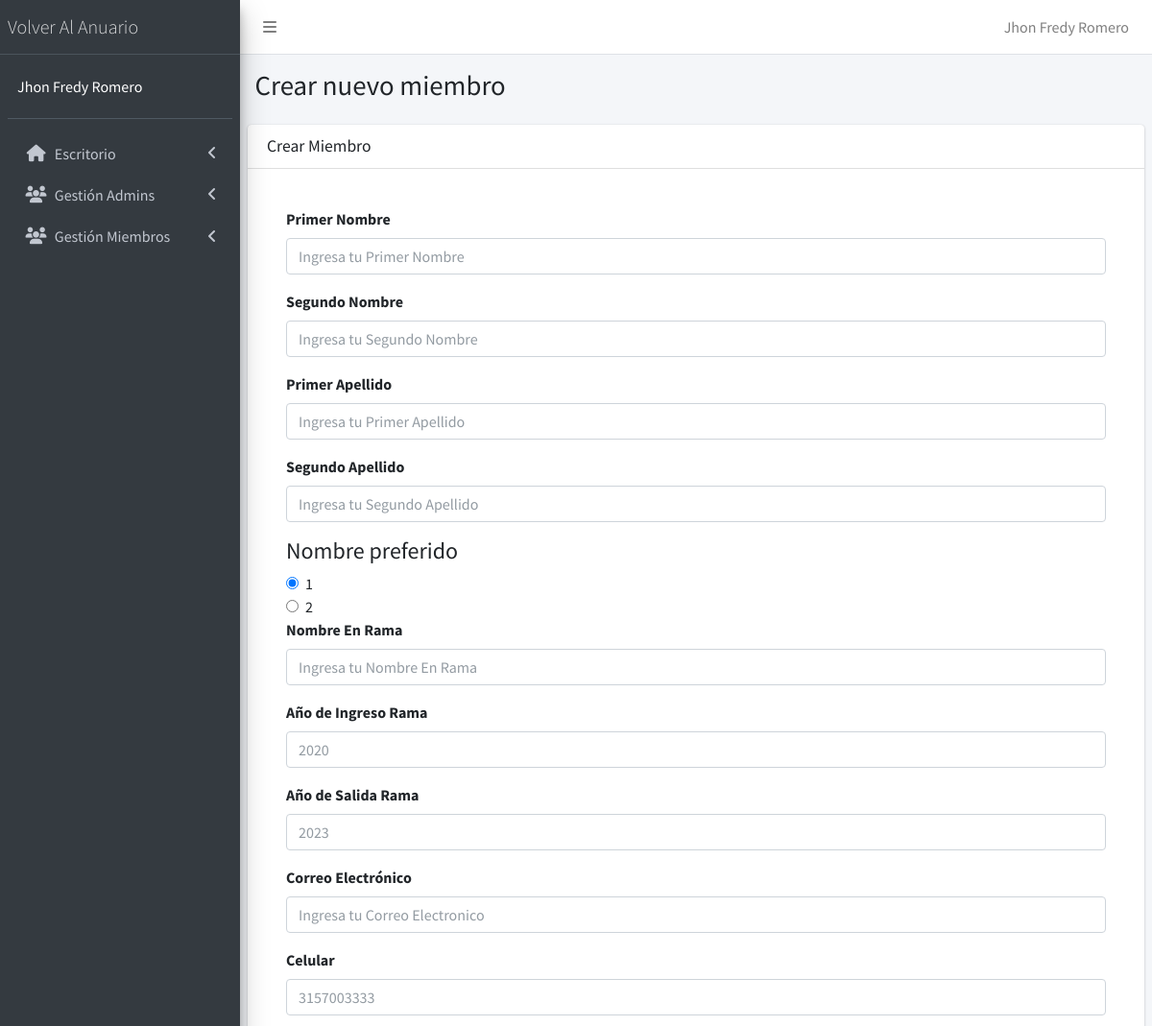
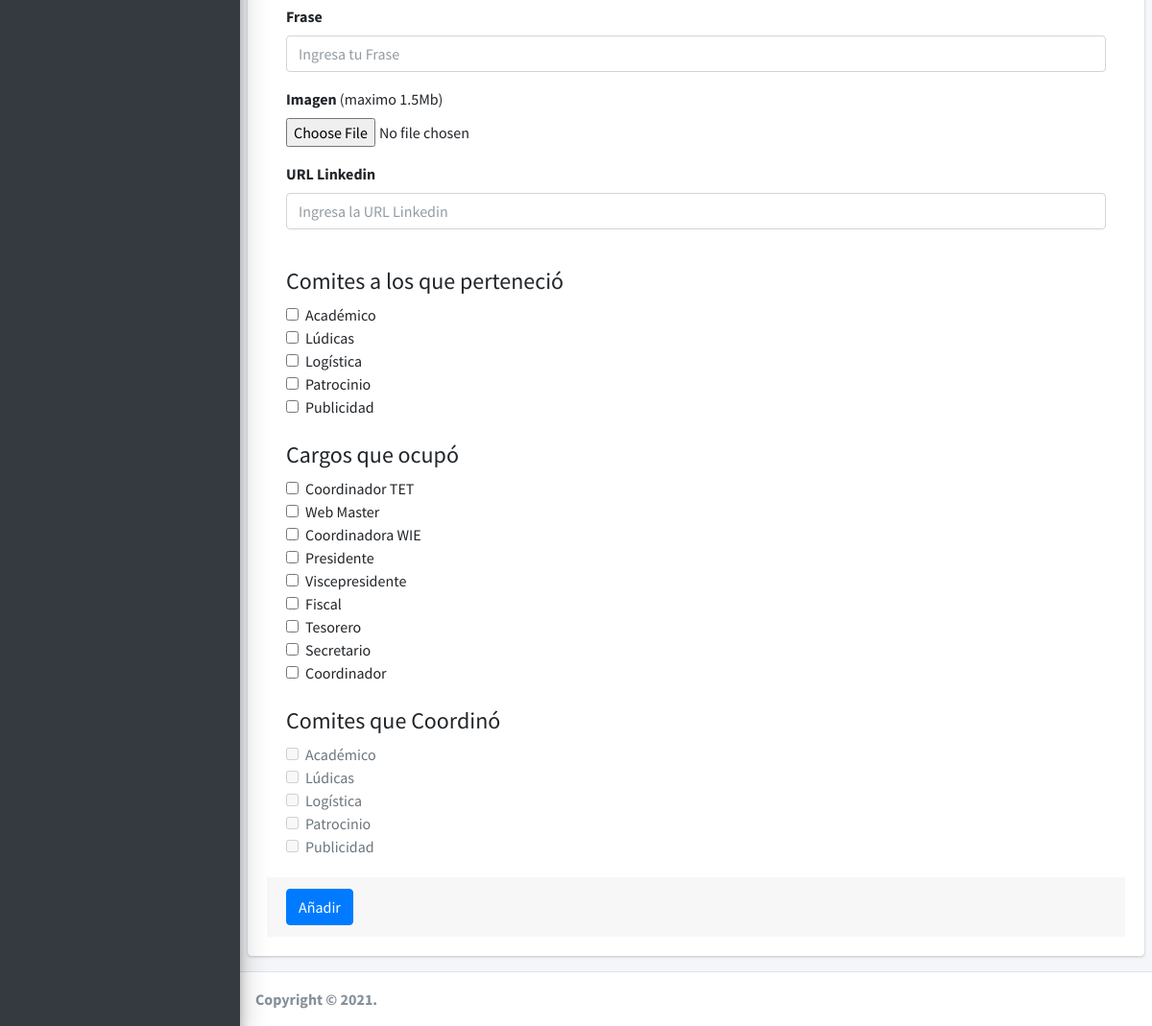
Screenshot of /admin/crear-miembro.php (signed in) with the database file from the repository (2 pictures, top to bottom).
### tables this page shows
CREATE TABLE `comites` (
  `id` int(11) NOT NULL,
  `comite` varchar(20) NOT NULL
);

CREATE TABLE `cargos` (
  `id` int(11) NOT NULL,
  `cargo` varchar(20) NOT NULL
);

### admin/funciones/quitar_tildes.php (called while the page is built)
<?php
function quitar_tildes($cadena) {
$no_permitidas= array ("á","é","í","ó","ú","Á","É","Í","Ó","Ú","ñ","À","Ã","Ì","Ò","Ù","Ã™","Ã ","Ã¨","Ã¬","Ã²","Ã¹","ç","Ç","Ã¢","ê","Ã®","Ã´","Ã»","Ã‚","ÃŠ","ÃŽ","Ã”","Ã›","ü","Ã¶","Ã–","Ã¯","Ã¤","«","Ò","Ã","Ã„","Ã‹");
$permitidas= array ("a","e","i","o","u","A","E","I","O","U","n","N","A","E","I","O","U","a","e","i","o","u","c","C","a","e","i","o","u","A","E","I","O","U","u","o","O","i","a","e","U","I","A","E");
$texto = str_replace($no_permitidas, $permitidas ,$cadena);
return $texto;
}
?>

### admin/crear-miembro.php (the view, shortened to what this page needs)
<?php
include_once '../connection/db_connection.php';
include_once 'templates/header.php';
include_once 'templates/barra.php';
include_once 'templates/navegacion.php';
include_once 'funciones/quitar_tildes.php'
?>
<div class="content-wrapper">
  <section class="content-header">
    <div class="container-fluid">
      <div class="row mb-2">
        <div class="col-sm-6">
          <h1>Crear nuevo miembro</h1>
        </div>
      </div>
    </div>
  </section>
  <section class="content">
    <div class="card">
      <div class="card-header">
        <h3 class="card-title">Crear Miembro</h3>
      </div>
      <div class="card-body">
        <?php
        $conn = mysqli_connect($host, $user, $pw, $db);
        $sql1 = "SELECT * FROM comites";
        $array_comites = $conn->query($sql1);
        $sql3 = "SELECT * FROM cargos";
        $array_cargos = $conn->query($sql3);
        ?>
        <form role="form" enctype="multipart/form-data" name="crear-registro-miembro" id="crear-registro-miembro" method="post" action="modelo-miembro.php">
          <div class="card-body">
            <div class="form-group">
              <label for="primerNombre">Primer Nombre</label>
              <input type="text" class="form-control" id="primerNombre" name="primerNombre" placeholder="Ingresa tu Primer Nombre" required>
            </div>
            <div class="form-group">
              <label for="segundoNombre">Segundo Nombre</label>
              <input type="text" class="form-control" id="segundoNombre" name="segundoNombre" placeholder="Ingresa tu Segundo Nombre">
            </div>
            <div class="form-group">
              <label for="primerApellido">Primer Apellido</label>
              <input type="text" class="form-control" id="primerApellido" name="primerApellido" placeholder="Ingresa tu Primer Apellido" required>
            </div>
            <div class="form-group">
              <label for="segundoApellido">Segundo Apellido</label>
              <input type="text" class="form-control" id="segundoApellido" name="segundoApellido" placeholder="Ingresa tu Segundo Apellido">
            </div>
            <h4>Nombre preferido</h4>
            <div class="form-check">
                <input type="radio" class="form-check-input" id="nombrePreferido" value=1 name="nombrePreferido" checked>
                <label for="nombrePreferido1" class="form-check-label">1</label>
            </div>
            <div class="form-check">
                <input type="radio" class="form-check-input" id="nombrePreferido" value=2 name="nombrePreferido">
                <label for="nombrePreferido2" class="form-check-label">2</label>
            </div>
            <div class="form-group">
                <label for="nombreEnRama">Nombre En Rama</label>
                <input type="text" class="form-control" id="nombreEnRama" name="nombreEnRama" placeholder="Ingresa tu Nombre En Rama" required>
            </div>
            <div class="form-group">
                <label for="anioIngresoRama">Año de Ingreso Rama</label>
                <input type="number" class="form-control" id="anioIngresoRama" name="anioIngresoRama" min="1985" max="<?php echo date("Y");?>" placeholder="2020" required>
            </div>
            <div class="form-group">
                <label for="anioSalidaRama">Año de Salida Rama</label>
                <input type="number" class="form-control" id="anioSalidaRama" name="anioSalidaRama" min="1985" max="<?php echo date("Y")+2;?>" placeholder="<?php echo date("Y")+2;?>" required>
            </div>
            <div class="form-group">
                <label for="correo">Correo Electrónico</label>
                <input type="email" class="form-control" id="correo" name="correo" placeholder="Ingresa tu Correo Electronico">
            </div>
            <div class="form-group">
                <label for="celular">Celular</label>
                <input type="number" class="form-control" id="celular" name="celular" placeholder="3157003333">
            </div>
            <div class="form-group">
                <label for="frase">Frase</label>
                <input type="text" class="form-control" id="frase" name="frase" placeholder="Ingresa tu Frase">
            </div>
            <div class="form-group">
                <label for="imagen-miembro">Imagen <span style="font-weight: lighter;">(maximo 1.5Mb)</span></label>
                <div class="input-group">
                    <input type="file" id="imagen-miembro" name="imagen-miembro" accept="image/png, image/jpeg, image/jpg" required>
                </div>
            </div>
            <div class="form-group">
                <label for="urlLinkedin">URL Linkedin</label>
                <input type="text" class="form-control" id="urlLinkedin" name="urlLinkedin" placeholder="Ingresa la URL Linkedin">
            </div>
            <br>
            <h4>Comites a los que perteneció</h4>
            <?php
            foreach($array_comites as $comite){
              $comite_format=strtolower(quitar_tildes($comite['comite']));
              ?>
              <div class="form-check">
              <input type="checkbox" class="form-check-input" id="<?php echo $comite_format;?>" name="<?php echo $comite_format;?>" value="<?php echo $comite_format;?>">
              <label for="<?php echo $comite_format;?>" class="form-check-label"><?php echo $comite['comite'];?></label>
              </div>
              <?php
            }
            ?>
            <br>
            <h4>Cargos que ocupó</h4>
            <?php
            foreach($array_cargos as $cargo){
              if($cargo['id'] != 10){
                  $cargo_format=lcfirst(str_replace(' ','', quitar_tildes($cargo['cargo'])));
              ?>
                <div class="form-check">
                    <input type="checkbox" class="form-check-input" id="<?php echo $cargo_format;?>" name="<?php echo $cargo_format;?>" value="<?php echo $cargo_format;?>">
                    <label for="<?php echo $cargo_format;?>" class="form-check-label"><?php echo $cargo['cargo']?></label>
                </div>
              <?php
              }
            }
            ?>
            <br>
            <h4>Comites que Coordinó</h4>
            <?php
            foreach($array_comites as $comite){
              $comite_format=strtolower(quitar_tildes($comite['comite']));
              ?>
              <div class="form-check">
                <input type="checkbox" class="form-check-input" id="<?php echo 'coord_'.$comite_format;?>" name="<?php echo 'coord_'.$comite_format;?>" value="<?php echo 'coord'.$comite_format;?>"disabled>
                <label for="<?php echo 'coord_'.$comite_format;?>" class="form-check-label"><?php echo $comite['comite'];?></label>
              </div>
              <?php
            }
            ?>
          </div>
          <div class="card-footer">
            <button type="submit" class="btn btn-primary">Añadir</button>
          </div>
        </form>
      </div>
    </div>
  </section>
</div>
<?php
include_once 'templates/footer.php';
?>

### rows the page displays
comites: comite "Académico"
comites: comite "Lúdicas"
comites: comite "Logística"
comites: comite "Patrocinio"
comites: comite "Publicidad"
cargos: cargo "Coordinador TET"
cargos: cargo "Web Master"
cargos: cargo "Coordinadora WIE"
cargos: cargo "Presidente"
cargos: cargo "Viscepresidente"
cargos: cargo "Fiscal"
cargos: cargo "Tesorero"
cargos: cargo "Secretario"
cargos: cargo "Coordinador"

### other values shown
$_SESSION['nombre'] "Jhon Fredy Romero"
